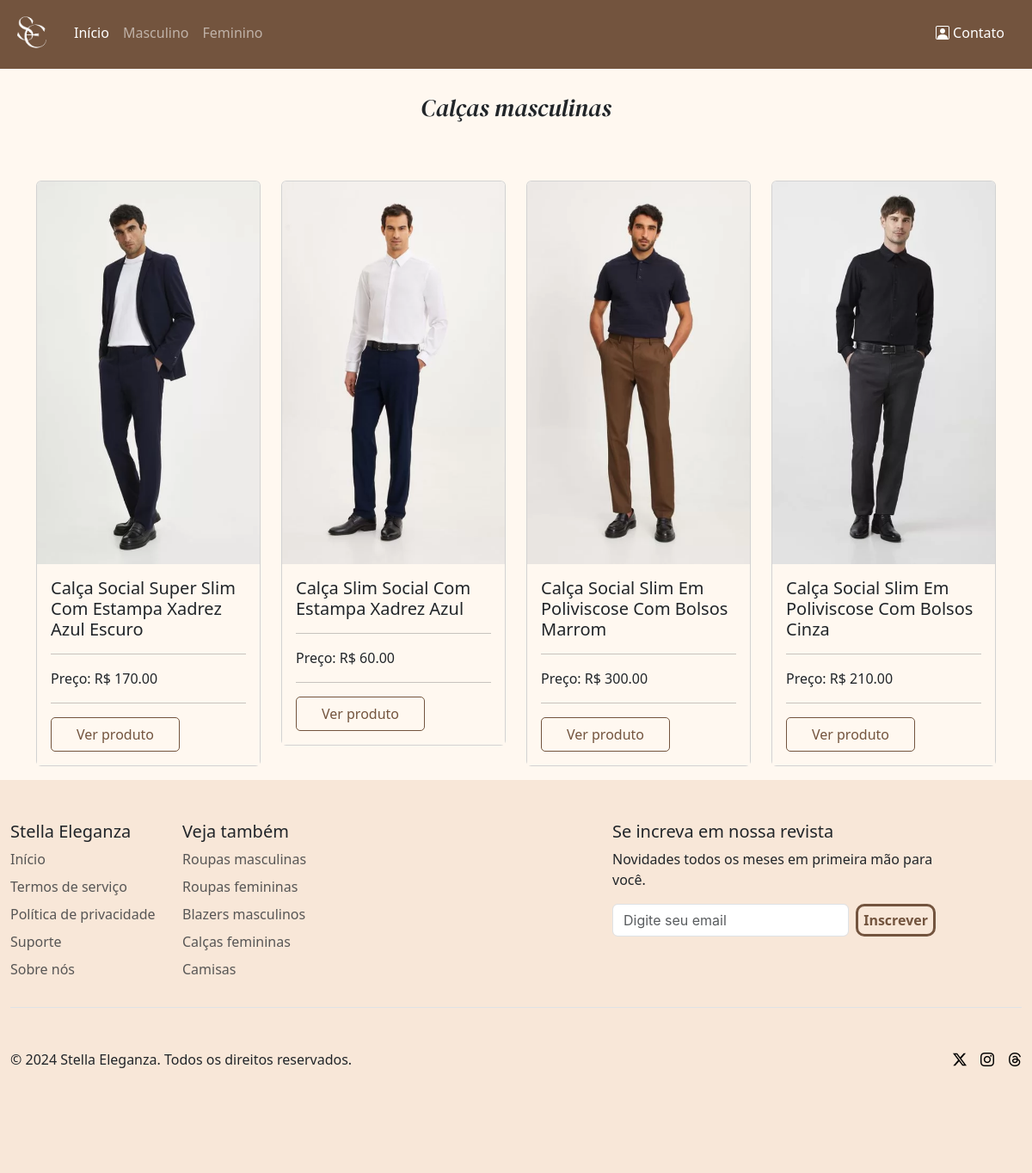
Page /calcamasculina.php on the committed database.
### tables this page shows
CREATE TABLE `produto` (
  `idproduto` int(10) unsigned NOT NULL AUTO_INCREMENT,
  `idsexo` int(10) unsigned NOT NULL,
  `nomeProduto` varchar(250) NOT NULL DEFAULT '',
  `tipo` varchar(50) NOT NULL DEFAULT '',
  `nomeFoto` varchar(200) NOT NULL DEFAULT '',
  `valor` varchar(45) NOT NULL DEFAULT '',
  `marca` varchar(45) NOT NULL DEFAULT '',
  `cor` varchar(45) NOT NULL DEFAULT '',
  `tamanho` varchar(10) NOT NULL DEFAULT '0',
  `telainicial` varchar(4) NOT NULL DEFAULT '',
  `posicao` varchar(4) DEFAULT NULL,
  `cadastro` datetime NOT NULL,
  `ativo` char(1) NOT NULL DEFAULT 'A',
  `alteracao` timestamp NOT NULL DEFAULT current_timestamp() ON UPDATE current_timestamp(),
  PRIMARY KEY (`idproduto`)
);

### func/funcoes.php (called while the page is built, shortened)
<?php
function listarTabela($campos, $tabela)
{
    $conn = conectar();
    try {
        $conn->beginTransaction();
        $sqlListaTabelas = $conn->prepare("SELECT $campos FROM $tabela");
        $sqlListaTabelas->execute();
        $conn->commit();
        if ($sqlListaTabelas->rowCount() > 0) {
            return $sqlListaTabelas->fetchAll(PDO::FETCH_OBJ);
        }
        return False;
    } catch (PDOException $e) {
        echo 'Exception -> ';
        return ($e->getMessage());
        $conn->rollback();
    }
}

### calcamasculina.php (the view, shortened to what this page needs)
<?php
include_once("func/funcoes.php");
?>
<!doctype html>
<html lang="pt-br">
<head>
    <link rel="stylesheet" href="./css/style.css">
    <link href="https://cdn.jsdelivr.net/npm/bootstrap@5.3.3/dist/css/bootstrap.min.css" rel="stylesheet"
>
    <link rel="stylesheet" type="text/css"
          href="https://cdnjs.cloudflare.com/ajax/libs/MaterialDesign-Webfont/7.0.96/css/materialdesignicons.min.css">
    <link rel="stylesheet" href="https://cdn.jsdelivr.net/npm/bootstrap-icons@1.11.3/font/bootstrap-icons.min.css">
    <link rel="stylesheet" type="text/css" href="https://cdn.jsdelivr.net/npm/toastify-js/src/toastify.min.css">
</head>
<body class="quasebranco">
<?php include_once('navbar.php') ?>
<div class="container mt-4">
    <div class="text-center fs-3 secao">
        Calças masculinas
    </div>
    <div class="row mt-5 mb-3">
        <?php
        $roupas = listarTabela('*', 'produto');
        foreach ($roupas as $masc) {
            $sexo = $masc->idsexo;
            $tipo = $masc->tipo;
            if ($sexo === 2 && $tipo === 'calca') {
                $foto = $masc->nomeFoto;
                $nome = $masc->nomeProduto;
                $preco = $masc->valor;
                ?>
                <div class="col-lg-3 col-6 mt-3">
                    <div class="card quasebranco pointer">
                        <img src="./img/roupas/masculino/<?php echo $foto ?>" class="card-img-top"
                             alt="<?php echo $nome ?>" title="<?php echo $nome ?>">
                        <div class="card-body quasebranco minHeightCard">
                            <h5 class="card-title"><?php echo $nome ?></h5>
                            <hr>
                            <div class="d-flex align-items-center">
                                <div>Preço: R$  </div> <div><?php echo $preco?></div>
                            </div>
                            <hr>
                            <div>
                                <form action="produto.php" method="get">
                                    <button type="submit" class="btnVerProduto">Ver produto</button>
                                </form>
                            </div>
                        </div>
                    </div>
                </div>
                <?php
            }
        }
        ?>
    </div>
</div>
<?php include_once('footer.php') ?>
</body>
</html>

### css/style.css (style rules this page uses)
body { margin: 0; padding: 0; }
::placeholder { font-family: -apple-system, BlinkMacSystemFont, 'Segoe UI', Roboto, Oxygen, Ubuntu, Cantarell, 'Open Sans', 'Helvetica Neue', sans-serif; }
.quasebranco { background-color: #fff8f0; }
.pointer { cursor: pointer; }
.minHeightCard { min-height: 150px; }
.secao { font-family: "DM Serif Display", serif; font-weight: 400; font-style: italic; }
.btnVerProduto { width: 150px; height: 40px; border: 1px solid #73543e; color: #73543e; background: transparent; border-radius: 5px; }

### rows in the picture
produto: nomeFoto (picture), nomeProduto "Calça Social Super Slim Com Estampa Xadrez Azul Escuro", valor "170.00"
produto: nomeFoto (picture), nomeProduto "Calça Slim Social Com Estampa Xadrez Azul", valor "60.00"
produto: nomeFoto (picture), nomeProduto "Calça Social Slim Em Poliviscose Com Bolsos Marrom", valor "300.00"
produto: nomeFoto (picture), nomeProduto "Calça Social Slim Em Poliviscose Com Bolsos Cinza", valor "210.00"
